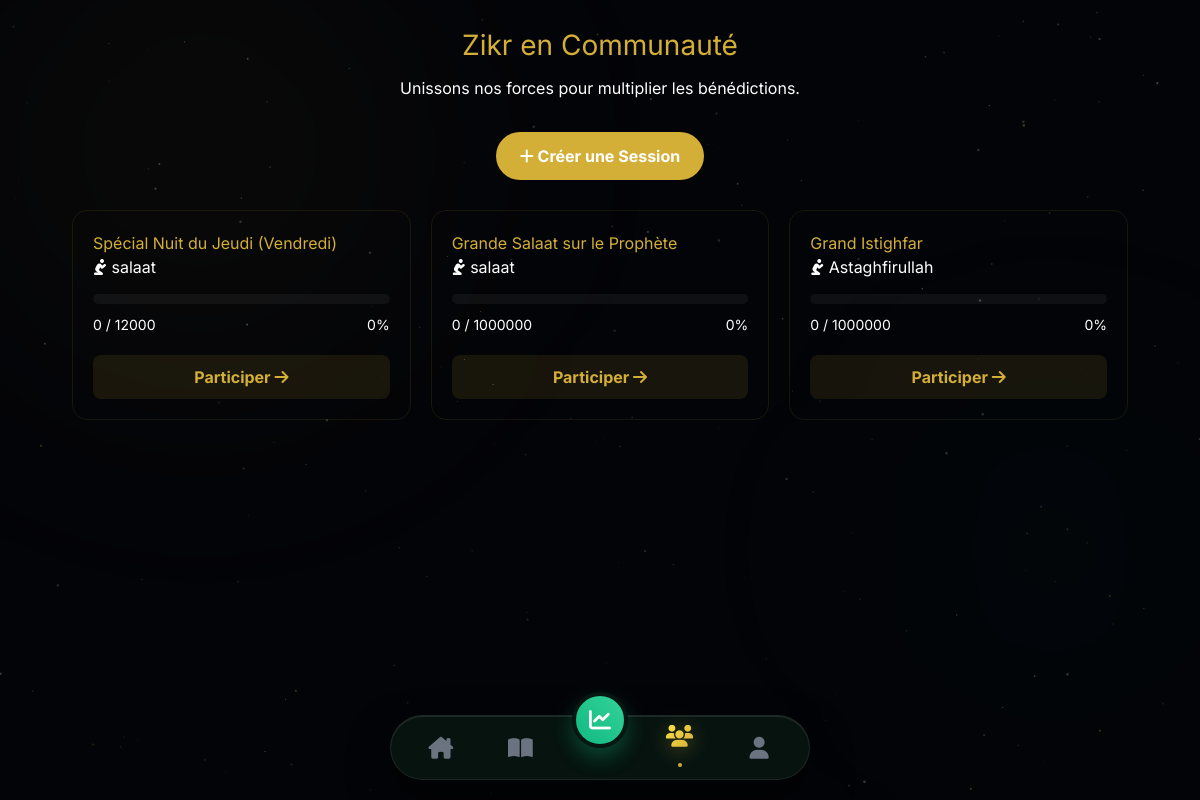
The page /communaute/zikr/ on the database its author committed.
### bibliotheque/models.py (models this page shows, shortened)
class SessionZikrCommunautaire(models.Model):
    titre = models.CharField(max_length=200, help_text="Ex: Grand Zikr du Vendredi")
    zikr = models.ForeignKey(Zikr, on_delete=models.CASCADE, related_name='sessions_communautaires')
    objectif_global = models.PositiveIntegerField(default=100000, help_text="Objectif total à atteindre par la communauté")
    compteur_actuel = models.PositiveIntegerField(default=0, help_text="Progression actuelle")
    createur = models.ForeignKey(User, on_delete=models.SET_NULL, null=True, blank=True, related_name='sessions_creees')
    date_debut = models.DateTimeField(auto_now_add=True)
    date_fin = models.DateTimeField(blank=True, null=True)
    est_actif = models.BooleanField(default=True)
    class Meta:
        ordering = ['-date_debut']

class Zikr(models.Model):
    titre = models.CharField(max_length=200, db_index=True)
    texte_arabe = models.TextField(blank=True)
    transcription = models.TextField(blank=True)
    traduction = models.TextField(blank=True)
    objectif_par_defaut = models.PositiveIntegerField(default=33)
    fichier_audio = models.FileField(upload_to='zikrs_audio/', blank=True, null=True)

### bibliotheque/views.py (the view)
# urls.py: path('communaute/zikr/', views.zikr_communaute_list, name='zikr_communaute_list'),
def zikr_communaute_list(request):
    sessions = SessionZikrCommunautaire.objects.filter(est_actif=True).order_by('-date_debut')
    return render(request, 'bibliotheque/zikr_communaute_list.html', {'sessions': sessions})

### bibliotheque/templates/bibliotheque/zikr_communaute_list.html (shortened to what this page needs)
{% extends 'bibliotheque/layout.html' %}
{% block content %}
<div class="content-header" style="text-align: center; margin-bottom: 2rem;">
    <h1 style="color: var(--gold); font-size: 28px; margin-bottom: 10px;">Zikr en Communauté</h1>
    <p style="color: var(--dim);">Unissons nos forces pour multiplier les bénédictions.</p>
</div>
<div style="display: flex; justify-content: center; margin-bottom: 30px;">
    <a href="{% url 'zikr_communaute_create' %}" class="btn-primary" style="background: var(--gold); color: var(--bg-dark); font-weight: bold; padding: 12px 24px; border-radius: 25px; text-decoration: none;">
        <i class="fas fa-plus"></i> Créer une Session
    </a>
</div>
<div class="sessions-grid" style="display: grid; grid-template-columns: repeat(auto-fill, minmax(300px, 1fr)); gap: 20px;">
    {% for session in sessions %}
    <div class="card" style="background: var(--card-bg); border: 1px solid rgba(212,175,55,0.1); border-radius: 15px; padding: 20px; transition: transform 0.3s;">
        <h3 style="color: var(--gold); margin-top: 0;">{{ session.titre }}</h3>
        <p style="color: var(--text-light); margin-bottom: 15px;">
            <i class="fas fa-pray" style="color: var(--gold-dim);"></i> {{ session.zikr.titre }}
        </p>
        <div class="progress-container" style="background: rgba(255,255,255,0.05); border-radius: 10px; height: 10px; margin-bottom: 10px; overflow: hidden;">
            {% widthratio session.compteur_actuel session.objectif_global 100 as percentage %}
        </div>
        <div style="display: flex; justify-content: space-between; color: var(--dim); font-size: 14px; margin-bottom: 20px;">
            <span>{{ session.compteur_actuel }} / {{ session.objectif_global }}</span>
            <span>{% if percentage|add:"0" > 100 %}100{% else %}{{ percentage }}{% endif %}%</span>
        </div>
        <a href="{% url 'zikr_communaute_detail' session.id %}" class="btn-block" style="display: block; text-align: center; background: rgba(212,175,55,0.1); color: var(--gold); padding: 10px; border-radius: 8px; text-decoration: none; font-weight: bold;">
            Participer <i class="fas fa-arrow-right"></i>
        </a>
    </div>
    {% empty %}
    <div style="grid-column: 1 / -1; text-align: center; padding: 40px; color: var(--dim);">
        <i class="fas fa-users" style="font-size: 40px; color: rgba(255,255,255,0.1); margin-bottom: 15px;"></i>
        <p>Aucune session de Zikr communautaire active pour le moment.</p>
    </div>
    {% endfor %}
</div>
{% endblock %}

### static/css/sdm_theme.css (style rules this page uses)
:root { --nav-height: 85px; --gold: #d4af37; --gold-lt: #f5dc6e; --gold-dk: #9a7520; --bg: #030408; }
*, *::before, *::after { box-sizing: border-box; margin: 0; padding: 0; }
body { background-color: var(--bg); color: #ffffff; font-family: 'Inter', sans-serif; -webkit-font-smoothing: antialiased; overflow-x: hidden; padding-bottom: calc(var(--nav-height) + 20px); position: relative; min-height: 100dvh; }
body::before, body::after { content: ''; position: fixed; border-radius: 50%; filter: blur(130px); pointer-events: none; z-index: 0; }
body::before { width: 700px; height: 700px; top: -200px; left: -150px; background: radial-gradient(circle, rgba(212,175,55,0.055) 0%, transparent 70%); animation: blobHome1 22s ease-in-out infinite alternate; }
body::after { width: 500px; height: 500px; bottom: 0; right: -100px; background: radial-gradient(circle, rgba(16,185,129,0.035) 0%, transparent 70%); animation: blobHome2 28s ease-in-out infinite alternate; }

### rows shown on the page
SessionZikrCommunautaire: titre "Spécial Nuit du Jeudi (Vendredi)", zikr.titre "salaat", compteur_actuel "0", objectif_global "12000"
SessionZikrCommunautaire: titre "Grande Salaat sur le Prophète", zikr.titre "salaat", compteur_actuel "0", objectif_global "1000000"
SessionZikrCommunautaire: titre "Grand Istighfar", zikr.titre "Astaghfirullah", compteur_actuel "0", objectif_global "1000000"
